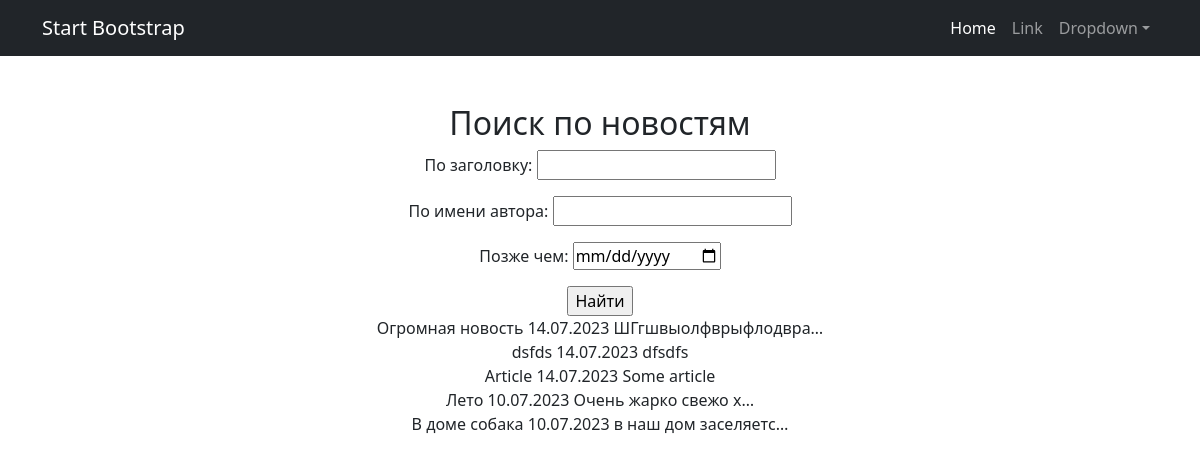
Page /posts/search/ on the earlier database version.
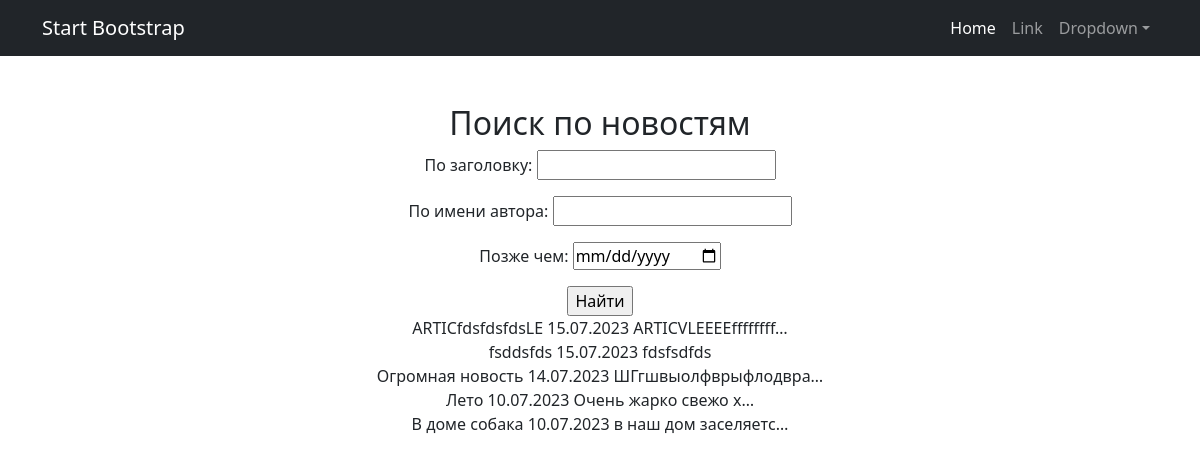
Same page on the later database version.
### news/models.py (models this page shows, shortened)
class Post(models.Model):
    post_author = models.ForeignKey(Author, on_delete=models.CASCADE)
    post_category = models.ManyToManyField(Category)
    article = 'A'
    news = 'N'
    POSITIONS = [
        (article, 'Статья'),
        (news, 'Новость'),
    ]
    category = models.CharField(max_length=1, choices=POSITIONS, default=news)
    date_created = models.DateField(auto_now_add=True)
    title = models.CharField(max_length=50)
    content = models.TextField()
    post_rate = models.IntegerField(default=0)

### news/views.py (the view)
# urls.py: path('search/', NewsSearch.as_view(), name='post_search'),
class NewsSearch(ListView):
    model = Post
    template_name = 'post_search.html'
    context_object_name = 'post_search'
    ordering = ['-date_created']
    paginate_by = 5
    def get_queryset(self):
        queryset = super().get_queryset()
        self.filterset = PostFilter(self.request.GET, queryset)
        return self.filterset.qs
    def get_context_data(self, **kwargs):
        context = super().get_context_data(**kwargs)
        context['filterset'] = self.filterset
        return context

### templates/post_search.html (shortened to what this page needs)
{% extends 'flatpages/default.html' %}
{% block content %}
    <h2>Поиск по новостям</h2>
    <form action="" method="get">
        {{ filterset.form.as_p }}
        <input type="submit" value="Найти"/>
    </form>
    {% for post in post_search %}
     <div>
     {{ post.title }}
     {{ post.date_created|date:'d.m.Y' }}
     {{ post.content|truncatechars:20 }}
     </div>
    {% endfor %}
{% endblock content %}

Differences in the rows shown:
removed Post: title "dsfds", date_created "14.07.2023", content "dfsdfs"
removed Post: title "Article", date_created "14.07.2023", content "Some article"
added Post: title "ARTICfdsfdsfdsLE", date_created "15.07.2023", content "ARTICVLEEEEffffffff…"
added Post: title "fsddsfds", date_created "15.07.2023", content "fdsfsdfds"
